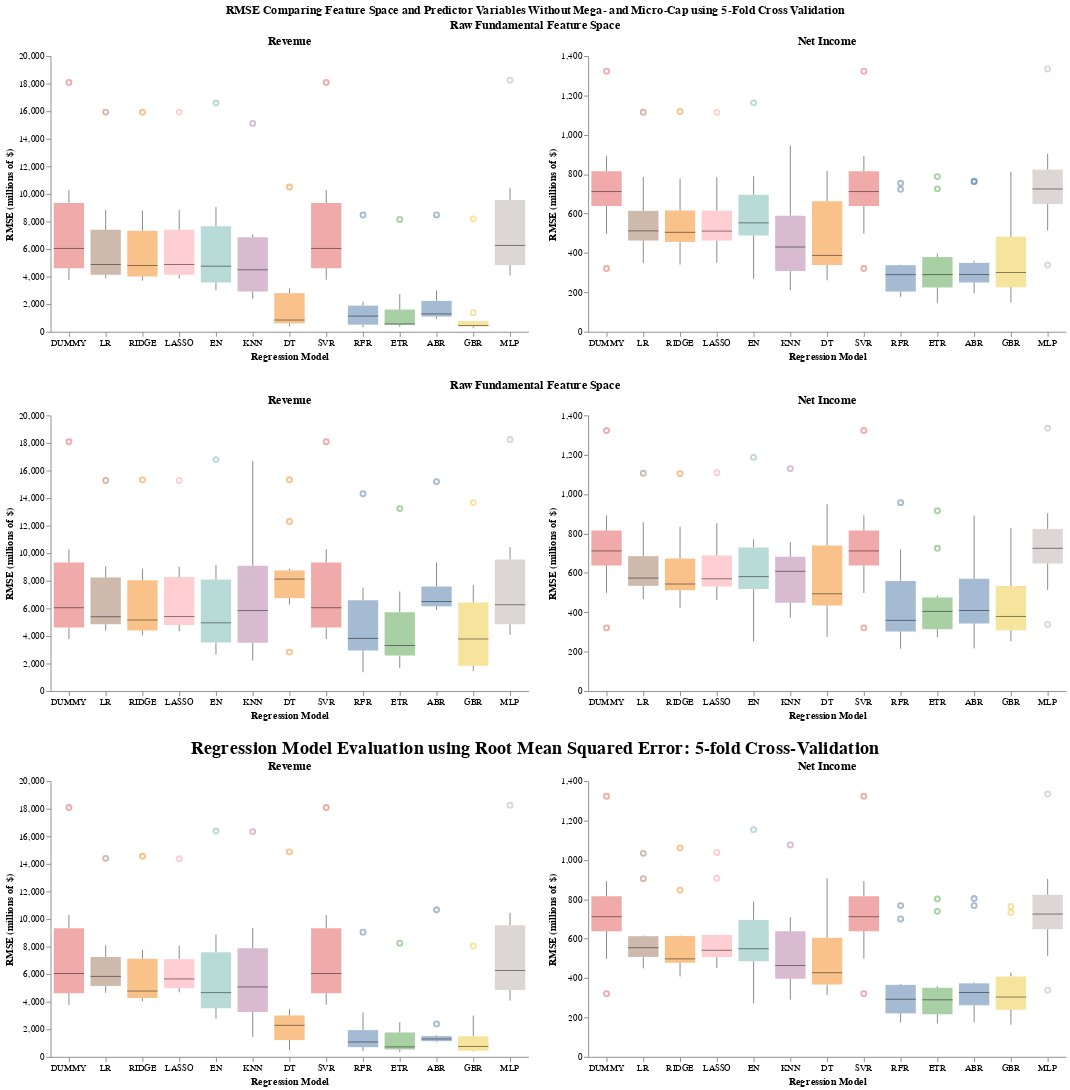

Notebook code cell kept with this figure:
### Code cell
(full_chart & full_chart2 & full_chart3).configure_view(stroke=None).properties(
    title=alt.TitleParams('RMSE Comparing Feature Space and Predictor Variables Without Mega- and Micro-Cap using 5-Fold Cross Validation', anchor='middle'))

### Figure 1 — Vega-Lite specification as saved in the notebook (floating-point values rounded to 4 significant figures; data arrays with more than 128 entries replaced by an {"elided": "..."} marker saying what was removed)
{"config": {"view": {"continuousWidth": 300, "continuousHeight": 300, "stroke": null}}, "vconcat": [{"hconcat": [{"data": {"name": "data-ff84c3b5582b0a5e74f522bb1fe1e580"}, "mark": {"type": "boxplot", "median": {"color": "black", "strokeWidth": 3}, "opacity": 0.5, "size": 33}, "encoding": {"color": {"field": "model", "legend": null, "type": "nominal"}, "x": {"axis": {"grid": false, "labelAngle": 0}, "field": "model", "sort": ["DUMMY", "LR", "RIDGE", "LASSO", "EN", "KNN", "DT", "SVR", "RFR", "ETR", "ABR", "GBR", "MLP"], "title": "Regression Model", "type": "nominal"}, "y": {"axis": {"grid": false}, "field": "rmse", "title": "RMSE (millions of $)", "type": "quantitative"}}, "height": 300, "title": "Revenue", "width": 520}, {"data": {"name": "data-6f3bc45da8772e213d430e6ff028b9a6"}, "mark": {"type": "boxplot", "median": {"color": "black", "strokeWidth": 3}, "opacity": 0.5, "size": 33}, "encoding": {"color": {"field": "model", "legend": null, "type": "nominal"}, "x": {"axis": {"grid": false, "labelAngle": 0}, "field": "model", "sort": ["DUMMY", "LR", "RIDGE", "LASSO", "EN", "KNN", "DT", "SVR", "RFR", "ETR", "ABR", "GBR", "MLP"], "title": "Regression Model", "type": "nominal"}, "y": {"axis": {"grid": false}, "field": "rmse", "title": "RMSE (millions of $)", "type": "quantitative"}}, "height": 300, "title": "Net Income", "width": 520}], "title": {"text": "Raw Fundamental Feature Space", "anchor": "middle"}}, {"hconcat": [{"data": {"name": "data-6505d44345af3fe6af13cc6377866dcc"}, "mark": {"type": "boxplot", "median": {"color": "black", "strokeWidth": 3}, "opacity": 0.5, "size": 33}, "encoding": {"color": {"field": "model", "legend": null, "type": "nominal"}, "x": {"axis": {"grid": false, "labelAngle": 0}, "field": "model", "sort": ["DUMMY", "LR", "RIDGE", "LASSO", "EN", "KNN", "DT", "SVR", "RFR", "ETR", "ABR", "GBR", "MLP"], "title": "Regression Model", "type": "nominal"}, "y": {"axis": {"grid": false}, "field": "rmse", "title": "RMSE (millions of $)", "type": "quantitative"}}, "height": 300, "title": "Revenue", "width": 520}, {"data": {"name": "data-4a85887f105c6cc598592457f755089b"}, "mark": {"type": "boxplot", "median": {"color": "black", "strokeWidth": 3}, "opacity": 0.5, "size": 33}, "encoding": {"color": {"field": "model", "legend": null, "type": "nominal"}, "x": {"axis": {"grid": false, "labelAngle": 0}, "field": "model", "sort": ["DUMMY", "LR", "RIDGE", "LASSO", "EN", "KNN", "DT", "SVR", "RFR", "ETR", "ABR", "GBR", "MLP"], "title": "Regression Model", "type": "nominal"}, "y": {"axis": {"grid": false}, "field": "rmse", "title": "RMSE (millions of $)", "type": "quantitative"}}, "height": 300, "title": "Net Income", "width": 520}], "title": {"text": "Raw Fundamental Feature Space", "anchor": "middle"}}, {"hconcat": [{"data": {"name": "data-8c60a2f5549ff682cf147b4cf5aeb8bb"}, "mark": {"type": "boxplot", "median": {"color": "black", "strokeWidth": 3}, "opacity": 0.5, "size": 33}, "encoding": {"color": {"field": "model", "legend": null, "type": "nominal"}, "x": {"axis": {"grid": false, "labelAngle": 0}, "field": "model", "sort": ["DUMMY", "LR", "RIDGE", "LASSO", "EN", "KNN", "DT", "SVR", "RFR", "ETR", "ABR", "GBR", "MLP"], "title": "Regression Model", "type": "nominal"}, "y": {"axis": {"grid": false}, "field": "rmse", "title": "RMSE (millions of $)", "type": "quantitative"}}, "height": 300, "title": "Revenue", "width": 520}, {"data": {"name": "data-5ca5a63e919a8f83bc338f4249b8fc3b"}, "mark": {"type": "boxplot", "median": {"color": "black", "strokeWidth": 3}, "opacity": 0.5, "size": 33}, "encoding": {"color": {"field": "model", "legend": null, "type": "nominal"}, "x": {"axis": {"grid": false, "labelAngle": 0}, "field": "model", "sort": ["DUMMY", "LR", "RIDGE", "LASSO", "EN", "KNN", "DT", "SVR", "RFR", "ETR", "ABR", "GBR", "MLP"], "title": "Regression Model", "type": "nominal"}, "y": {"axis": {"grid": false}, "field": "rmse", "title": "RMSE (millions of $)", "type": "quantitative"}}, "height": 300, "title": "Net Income", "width": 520}], "title": {"text": "Regression Model Evaluation using Root Mean Squared Error: 5-fold Cross-Validation", "anchor": "middle", "fontSize": 20}}], "title": {"text": "RMSE Comparing Feature Space and Predictor Variables Without Mega- and Micro-Cap using 5-Fold Cross Validation", "anchor": "middle"}, "$schema": "https://vega.github.io/schema/vega-lite/v5.20.1.json", "datasets": {"data-ff84c3b5582b0a5e74f522bb1fe1e580": {"elided": "130 records"}, "data-6f3bc45da8772e213d430e6ff028b9a6": {"elided": "130 records"}, "data-6505d44345af3fe6af13cc6377866dcc": {"elided": "130 records"}, "data-4a85887f105c6cc598592457f755089b": {"elided": "130 records"}, "data-8c60a2f5549ff682cf147b4cf5aeb8bb": {"elided": "130 records"}, "data-5ca5a63e919a8f83bc338f4249b8fc3b": {"elided": "130 records"}}}
